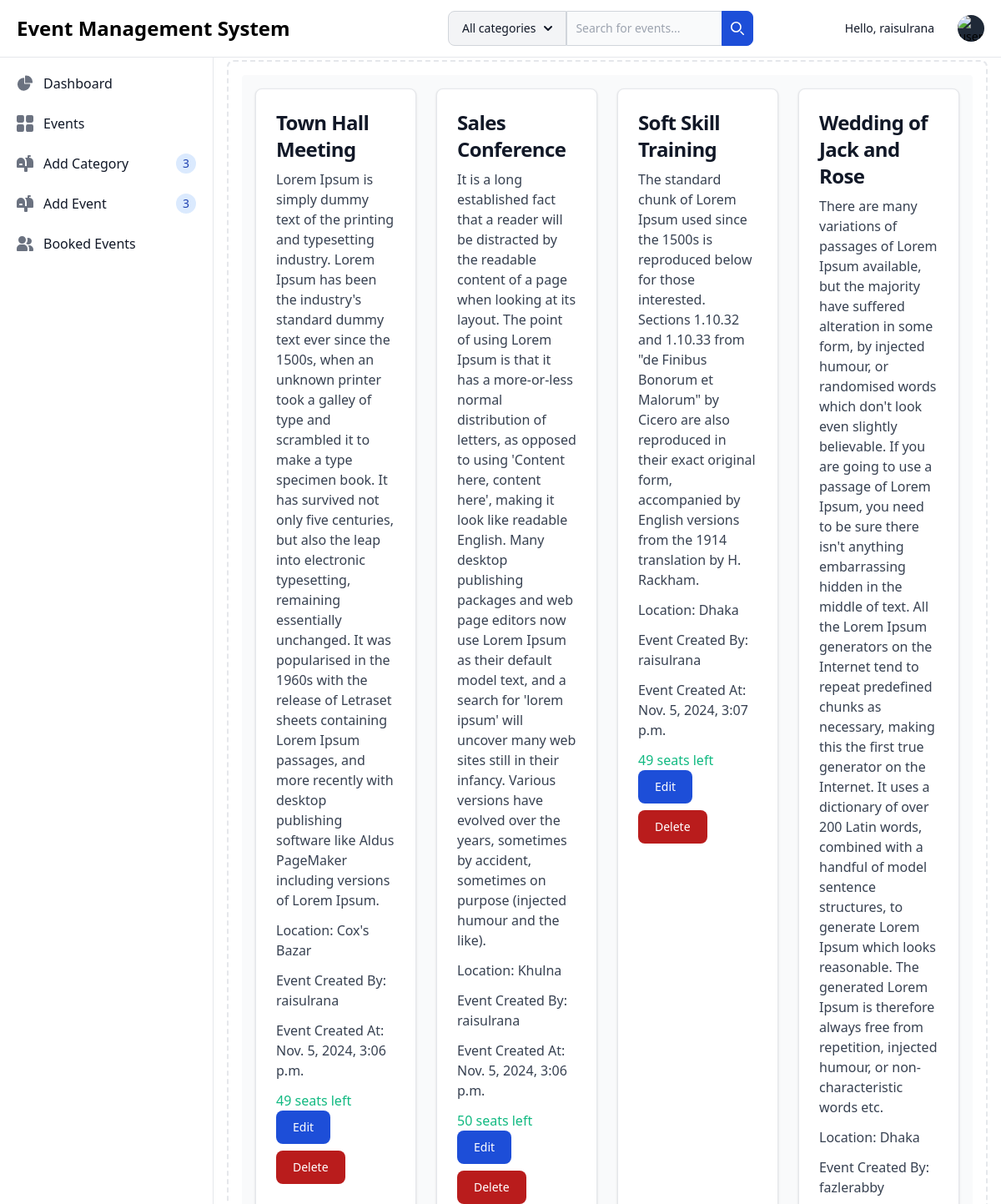
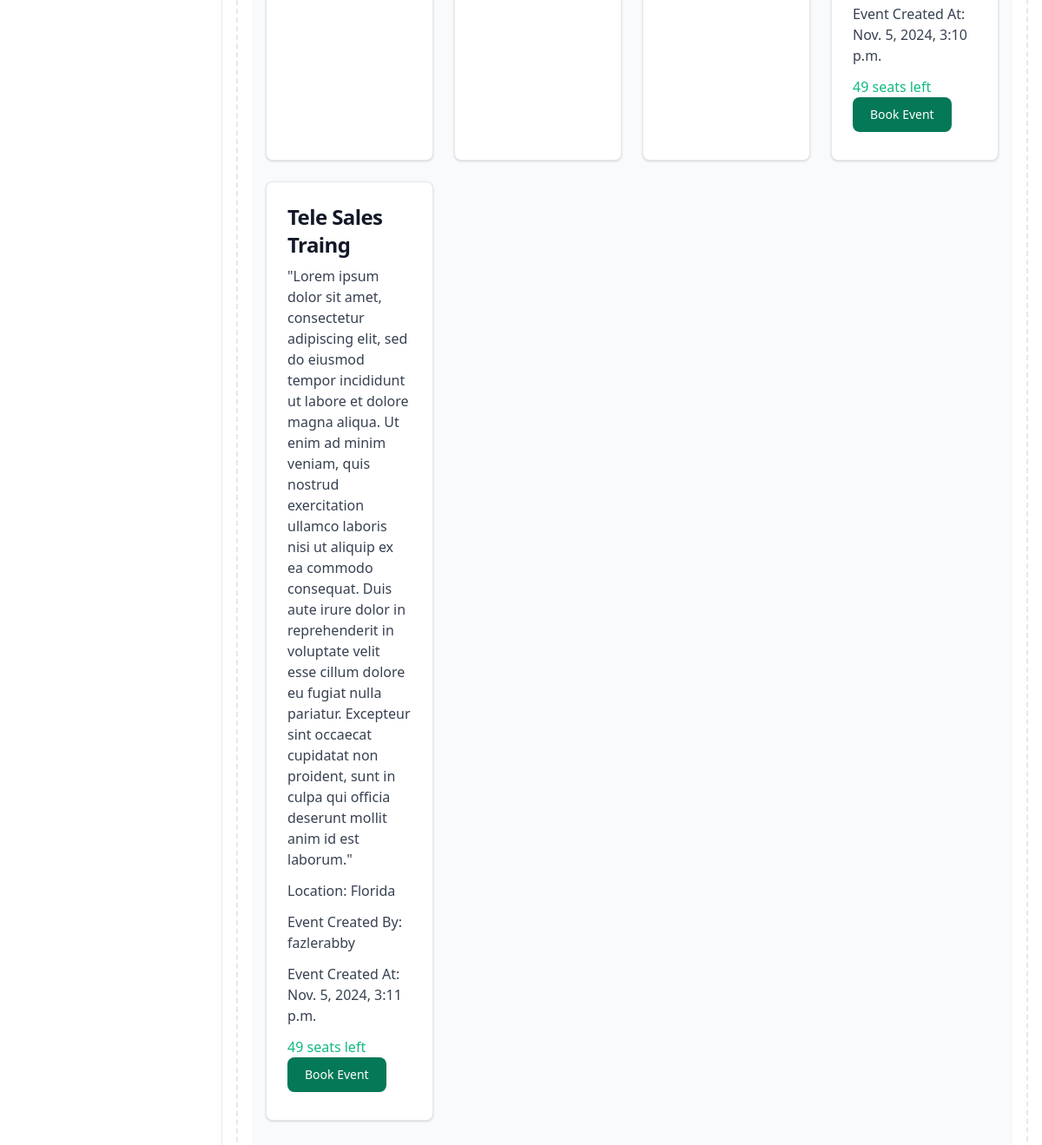
Screenshot of /search/ (signed in) with the database file from the repository (2 pictures, top to bottom).
### events/models.py (models this page shows, shortened)
class Event(models.Model):
    title = models.CharField(max_length=50)
    description = models.TextField()
    capacity = models.PositiveBigIntegerField(default=50)
    category = models.ForeignKey(Category, on_delete=models.CASCADE, default=1)
    created_by = models.ForeignKey(User, on_delete=models.CASCADE)
    location = models.CharField(max_length=50, null=True, blank=True)
    event_created_at = models.DateTimeField(auto_now_add=True, null=True, blank=True)
    event_updated_at = models.DateTimeField(auto_now=True, null=True, blank=True)
    event_ended_at = models.DateTimeField(null=True, blank=True)
    def is_fully_booked(self):
        return self.bookings.count() >= self.capacity
    def seats_left(self):
        return self.capacity - self.bookings.count()

### event_management_system/views.py (the view)
# urls.py: path("search/", views.search_view, name="search_view")
def search_view(request):
    query = request.GET.get('q', '')
    category_id = request.GET.get('category', None)
    if query:
        events = Event.objects.filter(
            Q(title__icontains=query) |
            Q(category__name__icontains=query) |
            Q(event_created_at__icontains=query) |
            Q(location__icontains=query)
        ).distinct()
    elif category_id:
        events = Event.objects.filter(category_id=category_id)
    else:
        events = Event.objects.all()
    categories = Category.objects.all()  # Retrieve categories again for the template
    return render(request, 'index.html', {'events': events, 'categories': categories})

### templates/index.html
{% extends '_base.html' %}
{% block content %}
  <div class="max-h-screen overflow-y-auto">
    {% if events %}
      <div class="grid grid-cols-1 sm:grid-cols-2 md:grid-cols-3 lg:grid-cols-4 gap-6 p-4">
        {% for event in events %}
          <div class="max-w-sm p-6 bg-white border border-gray-200 rounded-lg shadow dark:bg-gray-800 dark:border-gray-700">
            <a href="#"><h5 class="mb-2 text-2xl font-bold tracking-tight text-gray-900 dark:text-white">{{ event.title }}</h5></a>
            <p class="mb-3 font-normal text-gray-700 dark:text-gray-400">{{ event.description }}</p>
            <p class="mb-3 font-normal text-gray-700 dark:text-gray-400">Location: {{ event.location }}</p>
            <p class="mb-3 font-normal text-gray-700 dark:text-gray-400">Event Created By: {{ event.created_by }}</p>
            <p class="mb-3 font-normal text-gray-700 dark:text-gray-400">Event Created At: {{ event.event_created_at }}</p>
            {% if event.is_fully_booked %}
              <p class="text-red-500">Fully Booked</p>
            {% else %}
              <p class="text-green-500">{{ event.seats_left }} seats left</p>
            {% endif %}
            {% if user == event.created_by or user.is_staff %}
              <button type="button" class="text-white bg-blue-700 hover:bg-blue-800 focus:ring-4 focus:ring-blue-300 font-medium rounded-lg text-sm px-5 py-2.5 me-2 mb-2 dark:bg-blue-600 dark:hover:bg-blue-700 focus:outline-none dark:focus:ring-blue-800">
                <a href="{% url 'edit_event' event.id %}">Edit</a>
              </button>
              <button type="button" class="focus:outline-none text-white bg-red-700 hover:bg-red-800 focus:ring-4 focus:ring-red-300 font-medium rounded-lg text-sm px-5 py-2.5 me-2 mb-2 dark:bg-red-600 dark:hover:bg-red-700 dark:focus:ring-red-900">
                <a href="{% url 'delete_event' event.id %}">Delete</a>
              </button>
            {% endif %}
            {% if user.is_authenticated %}
              {% if user != event.created_by %}
                {% if not event.user_has_booked %}
                  <button type="button" class="focus:outline-none text-white bg-green-700 hover:bg-green-800 focus:ring-4 focus:ring-green-300 font-medium rounded-lg text-sm px-5 py-2.5 me-2 mb-2 dark:bg-green-600 dark:hover:bg-green-700 dark:focus:ring-green-900">
                    <a href="{% url 'book_event' event.id %}">Book Event</a>
                  </button>
                {% else %}
                  <p class="text-gray-500">You have already booked this event.</p>
                {% endif %}
              {% endif %}
            {% else %}
              <p class="text-gray-500">
                Please <a href="{% url 'user_login' %}" class="text-blue-500">log in</a> to book this event.
              </p>
            {% endif %}
          </div>
        {% endfor %}
      </div>
    {% else %}
      <p class="text-center">No events found.</p>
    {% endif %}
  </div>
{% endblock %}

### templates/_base.html (shortened to what this page needs)
<!DOCTYPE html>
<html lang="en">
  <head>
    {% load static %}
    <link href="https://cdn.jsdelivr.net/npm/flowbite@2.5.2/dist/flowbite.min.css" rel="stylesheet" />
    <link href="https://cdn.jsdelivr.net/npm/tailwindcss@2.2.19/dist/tailwind.min.css" rel="stylesheet" />
  </head>
  <body>
    <nav class="fixed top-0 z-50 w-full bg-white border-b border-gray-200 dark:bg-gray-800 dark:border-gray-700">
      <div class="px-3 py-3 lg:px-5 lg:pl-3">
        <div class="flex items-center justify-between">
          <div class="flex items-center justify-start rtl:justify-end">
            <a href="{% url 'homepage' %}" class="flex ms-2 md:me-24">
              <span class="self-center text-xl font-semibold sm:text-2xl whitespace-nowrap dark:text-white">Event Management System</span>
            </a>
          </div>
          <form class="max-w-lg mx-auto" method="GET" action="{% url 'search_view' %}">
            <div class="relative flex">
                <button id="dropdown-button" data-dropdown-toggle="dropdown" class="flex-shrink-0 z-10 inline-flex items-center py-2.5 px-4 text-sm font-medium text-center text-gray-900 bg-gray-100 border border-gray-300 rounded-s-lg hover:bg-gray-200 focus:ring-4 focus:outline-none focus:ring-gray-100 dark:bg-gray-700 dark:hover:bg-gray-600 dark:focus:ring-gray-700 dark:text-white dark:border-gray-600" type="button">All categories <svg class="w-2.5 h-2.5 ms-2.5" aria-hidden="true" xmlns="http://www.w3.org/2000/svg" fill="none" viewBox="0 0 10 6">
                    <path stroke="currentColor" stroke-linecap="round" stroke-linejoin="round" stroke-width="2" d="m1 1 4 4 4-4"/>
                </svg></button>
                <div class="relative w-full">
                    <input type="search" id="search-dropdown" name="q" class="block p-2.5 w-full z-20 text-sm text-gray-900 bg-gray-50 rounded-e-lg border-s-gray-50 border-s-2 border border-gray-300 focus:ring-blue-500 focus:border-blue-500 dark:bg-gray-700 dark:border-s-gray-700  dark:border-gray-600 dark:placeholder-gray-400 dark:text-white dark:focus:border-blue-500" placeholder="Search for events..."
                    value="{{ request.GET.q }}" aria-label="Search" required />
                    <button type="submit" class="absolute top-0 end-0 p-2.5 text-sm font-medium h-full text-white bg-blue-700 rounded-e-lg border border-blue-700 hover:bg-blue-800 focus:ring-4 focus:outline-none focus:ring-blue-300 dark:bg-blue-600 dark:hover:bg-blue-700 dark:focus:ring-blue-800">
                        <svg class="w-4 h-4" aria-hidden="true" xmlns="http://www.w3.org/2000/svg" fill="none" viewBox="0 0 20 20">
                            <path stroke="currentColor" stroke-linecap="round" stroke-linejoin="round" stroke-width="2" d="m19 19-4-4m0-7A7 7 0 1 1 1 8a7 7 0 0 1 14 0Z"/>
                        </svg>
                    </button>
                </div>
            </div>
        </form>
          <div class="flex items-center">
            {% if request.user.is_authenticated %}
            <div class="px-4 py-3" role="none">
                <p class="text-sm text-gray-900 dark:text-white" role="none">Hello, {{ request.user }}</p>
              </div>
              <div class="flex items-center ms-3">
                <div>
                  <button type="button" class="flex text-sm bg-gray-800 rounded-full focus:ring-4 focus:ring-gray-300 dark:focus:ring-gray-600" aria-expanded="false" data-dropdown-toggle="dropdown-user">
                    <img class="w-8 h-8 rounded-full" src="{{ user_profile.image.url }}" alt="user photo" />
                  </button>
                </div>
              </div>
            {% endif %}
          </div>
        </div>
      </div>
    </nav>
    <aside id="logo-sidebar" class="fixed top-0 left-0 z-40 w-64 h-screen pt-20 transition-transform -translate-x-full bg-white border-r border-gray-200 sm:translate-x-0 dark:bg-gray-800 dark:border-gray-700" aria-label="Sidebar">
      <div class="h-full px-3 pb-4 overflow-y-auto bg-white dark:bg-gray-800">
        <ul class="space-y-2 font-medium">
          {% if request.user.is_authenticated %}
            <li>
              <a href="{% url 'homepage' %}" class="flex items-center p-2 text-gray-900 rounded-lg dark:text-white hover:bg-gray-100 dark:hover:bg-gray-700 group">
                <span class="ms-3">Dashboard</span>
              </a>
            </li>
            <li>
              <a href="{% url 'homepage' %}" class="flex items-center p-2 text-gray-900 rounded-lg dark:text-white hover:bg-gray-100 dark:hover:bg-gray-700 group">
                <span class="flex-1 ms-3 whitespace-nowrap">Events</span>
              </a>
            </li>
            <li>
              <a href="{% url 'add_category' %}" class="flex items-center p-2 text-gray-900 rounded-lg dark:text-white hover:bg-gray-100 dark:hover:bg-gray-700 group">
                <span class="flex-1 ms-3 whitespace-nowrap">Add Category</span>
                <span class="inline-flex items-center justify-center w-3 h-3 p-3 ms-3 text-sm font-medium text-blue-800 bg-blue-100 rounded-full dark:bg-blue-900 dark:text-blue-300">3</span>
              </a>
            </li>
            <li>
              <a href="{% url 'add_event' %}" class="flex items-center p-2 text-gray-900 rounded-lg dark:text-white hover:bg-gray-100 dark:hover:bg-gray-700 group">
                <span class="flex-1 ms-3 whitespace-nowrap">Add Event</span>
                <span class="inline-flex items-center justify-center w-3 h-3 p-3 ms-3 text-sm font-medium text-blue-800 bg-blue-100 rounded-full dark:bg-blue-900 dark:text-blue-300">3</span>
              </a>
            </li>
            <li>
              <a href="{% url 'user_bookings' %}" class="flex items-center p-2 text-gray-900 rounded-lg dark:text-white hover:bg-gray-100 dark:hover:bg-gray-700 group">
                <span class="flex-1 ms-3 whitespace-nowrap">Booked Events</span>
              </a>
            </li>
          {% endif %}
        </ul>
      </div>
    </aside>
    <div class="p-4 sm:ml-64">
      <div class="p-4 border-2 border-gray-200 border-dashed rounded-lg dark:border-gray-700 mt-14">
        <div class="flex h-screen mb-4 rounded bg-gray-50 dark:bg-gray-800">
          {% block content %}
          {% endblock content %}
        </div>
      </div>
    </div>
  </body>
</html>

### rows the page displays
Event: title "Town Hall Meeting", description "Lorem Ipsum is simply dummy text of the printing and typesetting industry. Lorem Ipsum has been the industry's standard dummy text ever since the 1500s, when an unknown printer took a galley of type and scrambled it to make a type specimen book. It has survived not only five centuries, but also the leap into electronic typesetting, remaining essentially unchanged. It was popularised in the 1960s with the release of Letraset sheets containing Lorem Ipsum passages, and more recently with desktop publishing software like Aldus PageMaker including versions of Lorem Ipsum.", location "Cox's Bazar", created_by "raisulrana", event_created_at "Nov. 5, 2024, 3:06 p.m.", seats_left "49", shows "Edit"
Event: title "Sales Conference", description "It is a long established fact that a reader will be distracted by the readable content of a page when looking at its layout. The point of using Lorem Ipsum is that it has a more-or-less normal distribution of letters, as opposed to using 'Content here, content here', making it look like readable English. Many desktop publishing packages and web page editors now use Lorem Ipsum as their default model text, and a search for 'lorem ipsum' will uncover many web sites still in their infancy. Various versions have evolved over the years, sometimes by accident, sometimes on purpose (injected humour and the like).", location "Khulna", created_by "raisulrana", event_created_at "Nov. 5, 2024, 3:06 p.m.", seats_left "50", shows "Edit"
Event: title "Soft Skill Training", description "The standard chunk of Lorem Ipsum used since the 1500s is reproduced below for those interested. Sections 1.10.32 and 1.10.33 from \"de Finibus Bonorum et Malorum\" by Cicero are also reproduced in their exact original form, accompanied by English versions from the 1914 translation by H. Rackham.", location "Dhaka", created_by "raisulrana", event_created_at "Nov. 5, 2024, 3:07 p.m.", seats_left "49", shows "Edit"
Event: title "Wedding of Jack and Rose", description "There are many variations of passages of Lorem Ipsum available, but the majority have suffered alteration in some form, by injected humour, or randomised words which don't look even slightly believable. If you are going to use a passage of Lorem Ipsum, you need to be sure there isn't anything embarrassing hidden in the middle of text. All the Lorem Ipsum generators on the Internet tend to repeat predefined chunks as necessary, making this the first true generator on the Internet. It uses a dictionary of over 200 Latin words, combined with a handful of model sentence structures, to generate Lorem Ipsum which looks reasonable. The generated Lorem Ipsum is therefore always free from…", location "Dhaka", created_by "fazlerabby", event_created_at "Nov. 5, 2024, 3:10 p.m.", seats_left "49", shows "Book Event"
Event: title "Tele Sales Traing", description "\"Lorem ipsum dolor sit amet, consectetur adipiscing elit, sed do eiusmod tempor incididunt ut labore et dolore magna aliqua. Ut enim ad minim veniam, quis nostrud exercitation ullamco laboris nisi ut aliquip ex ea commodo consequat. Duis aute irure dolor in reprehenderit in voluptate velit esse cillum dolore eu fugiat nulla pariatur. Excepteur sint occaecat cupidatat non proident, sunt in culpa qui officia deserunt mollit anim id est laborum.\"", location "Florida", created_by "fazlerabby", event_created_at "Nov. 5, 2024, 3:11 p.m.", seats_left "49", shows "Book Event"

### other values shown
{{ request.user }} "raisulrana"
